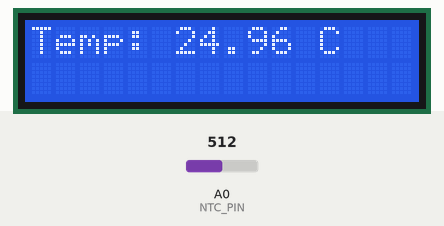
The sketch below on a simulated Arduino Uno, built with avr-gcc and run on an emulated ATmega328P. Parts: 16×2 character LCD. The inputs (shaded band) are chosen by the test bench; at power-on: A0 (NTC_PIN) = 512. What the sketch prints to the serial monitor is not drawn.

Above: at 1.2 s.
1.3 s: A0 (NTC_PIN) set to 716
At 2.8 s:
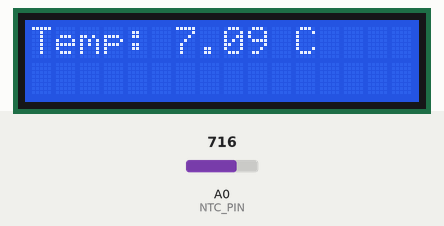
3.6 s: A0 (NTC_PIN) set to 900
At 5.3 s:
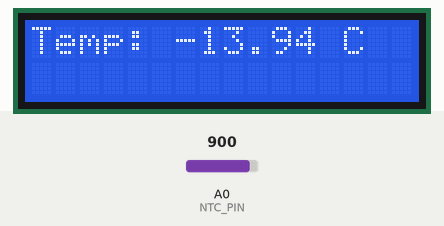
5.6 s: A0 (NTC_PIN) set to 1023
At 7.2 s:
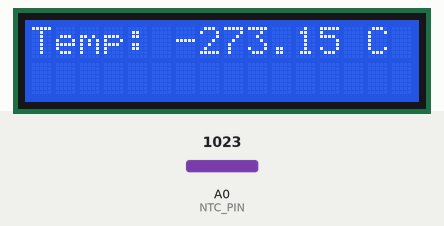
Timing chart, 0 to 8.7 s (numbered marks = the images above; inputs shaded):
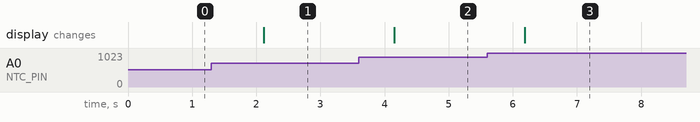

The sketch:

Temperature_mointoring_system.ino
```cpp
#include <Wire.h>
#include <LiquidCrystal_I2C.h>

#define NTC_PIN A0  // NTC Thermistor connected to A0

// Initialize I2C LCD (Address: 0x27, 16x2 Display)
LiquidCrystal_I2C lcd(0x27, 16, 2);

// Constants for NTC calculations
#define SERIES_RESISTOR 10000  // 10kΩ Resistor
#define NOMINAL_RESISTANCE 10000  // 10kΩ at 25°C
#define NOMINAL_TEMPERATURE 25.0  // 25°C
#define BETA_COEFFICIENT 3950  // Beta coefficient for NTC
#define ADC_MAX 1023.0  // 10-bit ADC max value

void setup() {
  Serial.begin(9600);  // Start Serial Monitor
  lcd.init();          // Initialize I2C LCD
  lcd.backlight();     // Turn on LCD backlight
}

void loop() {
  int adcValue = analogRead(NTC_PIN);  // Read ADC value from NTC
  float resistance = SERIES_RESISTOR / ((ADC_MAX / adcValue) - 1);  // Calculate resistance

  // Calculate temperature using Beta formula
  float temperature = 1.0 / ((log(resistance / NOMINAL_RESISTANCE) / BETA_COEFFICIENT) + (1.0 / (NOMINAL_TEMPERATURE + 273.15)));
  temperature -= 273.15;  // Convert from Kelvin to Celsius

  // Display temperature on Serial Monitor
  Serial.print("Temperature: ");
  Serial.print(temperature);
  Serial.println(" °C");

  // Display temperature on I2C LCD
  lcd.clear();
  lcd.setCursor(0, 0);
  lcd.print("Temp: ");
  lcd.print(temperature);
  lcd.print(" C");

  delay(1000);  // Update every second
}
```

Measured:
- after the input at 1.3 s, the display: changes after 0.81 s (image 1)
- after the input at 3.6 s, the display: changes after 0.55 s (image 2)
- after the input at 5.6 s, the display: changes after 0.59 s (image 3)
